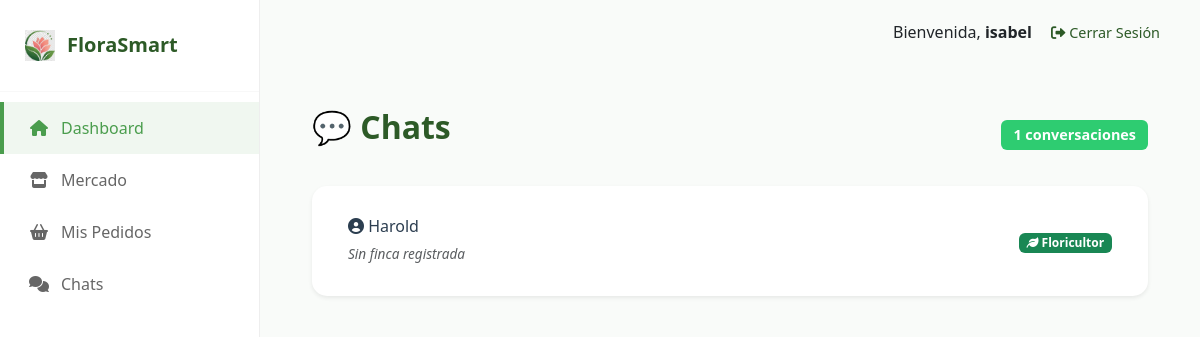
The app's page /chats/ (signed in), older data.
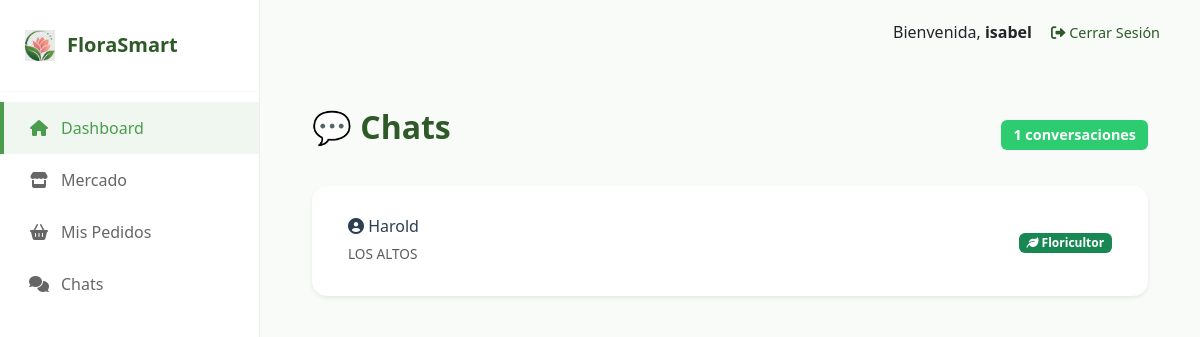
The same page, newer data.
### usuarios/models.py (models this page shows, shortened)
class Usuario(AbstractUser):
    ROLES = (
        ('floricultor', 'Floricultor / Productor'),
        ('comprador_b2b', 'Comprador Mayorista (B2B)'),
        ('comprador_b2c', 'Cliente Final (B2C)'),
    )
    email = models.EmailField(unique=True)
    rol = models.CharField(max_length=20, choices=ROLES, default='comprador_b2c')
    nombre_empresa_o_finca = models.CharField(max_length=100, blank=True, null=True)
    groups = models.ManyToManyField(
        Group,
        related_name="usuario_set",
        blank=True,
    )
    user_permissions = models.ManyToManyField(
        Permission,
        related_name="usuario_permissions_set",
        blank=True,
    )

### usuarios/views.py (the view)
# urls.py: path('chats/', views.lista_chats_view, name='lista_chats'),
@login_required
def lista_chats_view(request):
    if request.user.rol == 'floricultor':
        usuarios_chat = Usuario.objects.filter(
            mis_pedidos_realizados__producto__floricultor=request.user
        ).distinct().order_by('-mis_pedidos_realizados__fecha_pedido')
    else:
        usuarios_chat = Usuario.objects.filter(
            mis_productos__pedidos_del_producto__cliente=request.user,
            rol='floricultor'
        ).distinct().order_by('-mis_productos__pedidos_del_producto__fecha_pedido')
    contexto = {
        'usuarios': usuarios_chat,
        'titulo': 'Chats'
    }
    return render(request, 'lista_chats.html', contexto)

### templates/lista_chats.html (shortened to what this page needs)
{% extends 'base.html' %}
{% load static %}
{% block extra_css %}
    <link rel="stylesheet" href="{% static 'css/style.css' %}">
{% endblock %}
{% block content %}
<div class="container mt-4">
    <div class="d-flex justify-content-between align-items-center mb-4">
        <h2 class="fw-bold text-success">💬 {{ titulo }}</h2>
        <span class="badge bg-primary">{{ usuarios.count }} conversaciones</span>
    </div>
    <div class="card card-chats shadow-sm">
        <div class="card-body">
            {% if usuarios %}
                <div class="list-group">
                    {% for usuario in usuarios %}
                        <a href="{% url 'chat' usuario.id %}" class="list-group-item list-group-item-action chat-item">
                            <div class="d-flex align-items-center justify-content-between">
                                <div>
                                    <h6 class="mb-1">
                                        <i class="fas fa-user-circle"></i>
                                        {{ usuario.get_full_name|default:usuario.username }}
                                    </h6>
                                    <small class="text-muted">
                                        {% if usuario.nombre_empresa_o_finca %}
                                            {{ usuario.nombre_empresa_o_finca }}
                                        {% else %}
                                            <em>Sin finca registrada</em>
                                        {% endif %}
                                    </small>
                                </div>
                                <div class="text-end">
                                    <span class="badge bg-success">
                                        {% if usuario.rol == 'floricultor' %}
                                            <i class="fas fa-leaf"></i> Floricultor
                                        {% else %}
                                            <i class="fas fa-shopping-bag"></i> Comprador
                                        {% endif %}
                                    </span>
                                </div>
                            </div>
                        </a>
                    {% endfor %}
                </div>
            {% endif %}
        </div>
    </div>
</div>
{% endblock %}

Row changes from the older to the newer data that the page shows:
changed Usuario "Harold": nombre_empresa_o_finca (not shown) → "LOS ALTOS"; no longer shows "Sin finca registrada"
